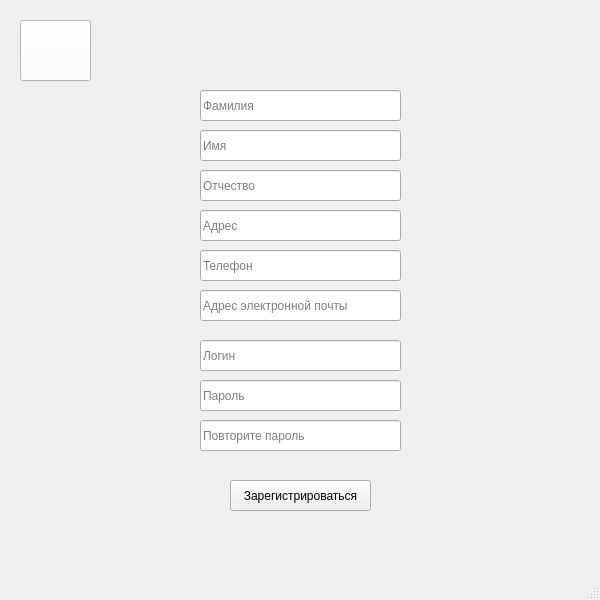
<?xml version="1.0" encoding="UTF-8"?>
<ui version="4.0">
 <class>RegWindowN</class>
 <widget class="QMainWindow" name="RegWindowN">
  <property name="geometry">
   <rect>
    <x>0</x>
    <y>0</y>
    <width>600</width>
    <height>600</height>
   </rect>
  </property>
  <property name="minimumSize">
   <size>
    <width>600</width>
    <height>600</height>
   </size>
  </property>
  <property name="maximumSize">
   <size>
    <width>600</width>
    <height>600</height>
   </size>
  </property>
  <property name="windowTitle">
   <string>MainWindow</string>
  </property>
  <widget class="QWidget" name="centralwidget">
   <widget class="QLineEdit" name="name">
    <property name="geometry">
     <rect>
      <x>200</x>
      <y>130</y>
      <width>201</width>
      <height>31</height>
     </rect>
    </property>
    <property name="placeholderText">
     <string>Имя</string>
    </property>
   </widget>
   <widget class="QLineEdit" name="phoneNumber">
    <property name="geometry">
     <rect>
      <x>200</x>
      <y>250</y>
      <width>201</width>
      <height>31</height>
     </rect>
    </property>
    <property name="placeholderText">
     <string>Телефон</string>
    </property>
   </widget>
   <widget class="QLineEdit" name="address">
    <property name="geometry">
     <rect>
      <x>200</x>
      <y>210</y>
      <width>201</width>
      <height>31</height>
     </rect>
    </property>
    <property name="placeholderText">
     <string>Адрес</string>
    </property>
   </widget>
   <widget class="QLineEdit" name="surname">
    <property name="geometry">
     <rect>
      <x>200</x>
      <y>90</y>
      <width>201</width>
      <height>31</height>
     </rect>
    </property>
    <property name="placeholderText">
     <string>Фамилия</string>
    </property>
   </widget>
   <widget class="QPushButton" name="pushButton">
    <property name="geometry">
     <rect>
      <x>230</x>
      <y>480</y>
      <width>141</width>
      <height>31</height>
     </rect>
    </property>
    <property name="text">
     <string>Зарегистрироваться</string>
    </property>
   </widget>
   <widget class="QLineEdit" name="repeatPassword">
    <property name="geometry">
     <rect>
      <x>200</x>
      <y>380</y>
      <width>201</width>
      <height>31</height>
     </rect>
    </property>
    <property name="placeholderText">
     <string>Пароль</string>
    </property>
   </widget>
   <widget class="QLineEdit" name="patronymic">
    <property name="geometry">
     <rect>
      <x>200</x>
      <y>170</y>
      <width>201</width>
      <height>31</height>
     </rect>
    </property>
    <property name="placeholderText">
     <string>Отчество</string>
    </property>
   </widget>
   <widget class="QToolButton" name="toolButton">
    <property name="geometry">
     <rect>
      <x>20</x>
      <y>20</y>
      <width>71</width>
      <height>61</height>
     </rect>
    </property>
    <property name="styleSheet">
     <string notr="true">background-image: url(:/new/backlogo/5700554.png);
background-color: rgb(255, 255, 255);
image: url(:/new/backlogo/5700554.png);</string>
    </property>
    <property name="text">
     <string/>
    </property>
   </widget>
   <widget class="QLineEdit" name="password">
    <property name="geometry">
     <rect>
      <x>200</x>
      <y>420</y>
      <width>201</width>
      <height>31</height>
     </rect>
    </property>
    <property name="placeholderText">
     <string>Повторите пароль</string>
    </property>
   </widget>
   <widget class="QLineEdit" name="login">
    <property name="geometry">
     <rect>
      <x>200</x>
      <y>340</y>
      <width>201</width>
      <height>31</height>
     </rect>
    </property>
    <property name="placeholderText">
     <string>Логин</string>
    </property>
   </widget>
   <widget class="QLineEdit" name="email">
    <property name="geometry">
     <rect>
      <x>200</x>
      <y>290</y>
      <width>201</width>
      <height>31</height>
     </rect>
    </property>
    <property name="placeholderText">
     <string>Адрес электронной почты</string>
    </property>
   </widget>
  </widget>
  <widget class="QMenuBar" name="menubar">
   <property name="geometry">
    <rect>
     <x>0</x>
     <y>0</y>
     <width>600</width>
     <height>25</height>
    </rect>
   </property>
  </widget>
  <widget class="QStatusBar" name="statusbar"/>
 </widget>
 <tabstops>
  <tabstop>surname</tabstop>
  <tabstop>name</tabstop>
  <tabstop>patronymic</tabstop>
  <tabstop>address</tabstop>
  <tabstop>phoneNumber</tabstop>
  <tabstop>email</tabstop>
  <tabstop>login</tabstop>
  <tabstop>repeatPassword</tabstop>
  <tabstop>password</tabstop>
  <tabstop>pushButton</tabstop>
  <tabstop>toolButton</tabstop>
 </tabstops>
 <resources/>
 <connections/>
</ui>
